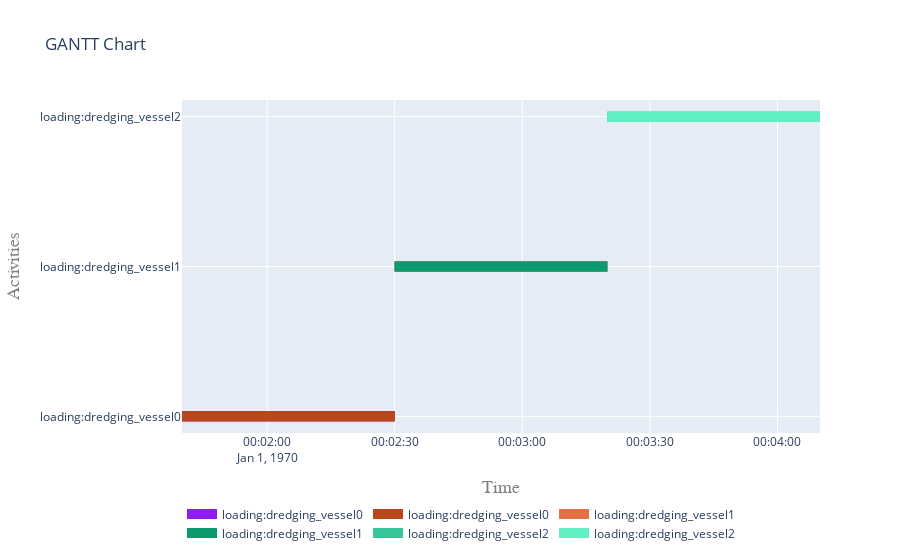

This figure's notebook cell:
### Code cell
# plot only loading activities of dredging vessels

def expand(a, namespace):
    n = len(namespace)
    sa = []
    if a.name[0:n]==namespace:
        sa.append(a)
    if hasattr(a, "sub_processes"):
        for s in a.sub_processes:
            if s.name[0:n]==namespace:
                sa.append(s)
            sa+=expand(s,namespace)
    return sa
all_activities = []
for a in [*activities_dredging_vessel]:
    all_activities+=expand(activities_dredging_vessel[a],'load')
all_activities
fig = plot.get_gantt_chart(all_activities)

### Figure 1 — Plotly figure (JSON) as saved in the notebook; plotly's stock layout.template omitted (floating-point values rounded to 4 significant figures)
{"data": [{"connectgaps": false, "hoverinfo": "y+name", "line": {"color": "rgb(144,28,242)", "width": 10}, "mode": "lines", "name": "loading:dredging_vessel0", "type": "scatter", "x": ["1970-01-01T00:01:40", "1970-01-01T00:01:40", "1970-01-01T00:02:30", "1970-01-01T00:02:30", "1970-01-01T00:02:30", "1970-01-01T00:01:40", "1970-01-01T00:01:40", "1970-01-01T00:02:30", "1970-01-01T00:02:30", "1970-01-01T00:02:30"], "y": ["loading:dredging_vessel0", "loading:dredging_vessel0", "loading:dredging_vessel0", "loading:dredging_vessel0", null, "loading:dredging_vessel0", "loading:dredging_vessel0", "loading:dredging_vessel0", "loading:dredging_vessel0", null]}, {"connectgaps": false, "hoverinfo": "y+name", "line": {"color": "rgb(186,70,28)", "width": 10}, "mode": "lines", "name": "loading:dredging_vessel0", "type": "scatter", "x": ["1970-01-01T00:01:40", "1970-01-01T00:01:40", "1970-01-01T00:02:30", "1970-01-01T00:02:30", "1970-01-01T00:02:30", "1970-01-01T00:01:40", "1970-01-01T00:01:40", "1970-01-01T00:02:30", "1970-01-01T00:02:30", "1970-01-01T00:02:30"], "y": ["loading:dredging_vessel0", "loading:dredging_vessel0", "loading:dredging_vessel0", "loading:dredging_vessel0", null, "loading:dredging_vessel0", "loading:dredging_vessel0", "loading:dredging_vessel0", "loading:dredging_vessel0", null]}, {"connectgaps": false, "hoverinfo": "y+name", "line": {"color": "rgb(228,112,70)", "width": 10}, "mode": "lines", "name": "loading:dredging_vessel1", "type": "scatter", "x": ["1970-01-01T00:02:30", "1970-01-01T00:02:30", "1970-01-01T00:03:20", "1970-01-01T00:03:20", "1970-01-01T00:03:20", "1970-01-01T00:02:30", "1970-01-01T00:02:30", "1970-01-01T00:03:20", "1970-01-01T00:03:20", "1970-01-01T00:03:20"], "y": ["loading:dredging_vessel1", "loading:dredging_vessel1", "loading:dredging_vessel1", "loading:dredging_vessel1", null, "loading:dredging_vessel1", "loading:dredging_vessel1", "loading:dredging_vessel1", "loading:dredging_vessel1", null]}, {"connectgaps": false, "hoverinfo": "y+name", "line": {"color": "rgb(14,154,112)", "width": 10}, "mode": "lines", "name": "loading:dredging_vessel1", "type": "scatter", "x": ["1970-01-01T00:02:30", "1970-01-01T00:02:30", "1970-01-01T00:03:20", "1970-01-01T00:03:20", "1970-01-01T00:03:20", "1970-01-01T00:02:30", "1970-01-01T00:02:30", "1970-01-01T00:03:20", "1970-01-01T00:03:20", "1970-01-01T00:03:20"], "y": ["loading:dredging_vessel1", "loading:dredging_vessel1", "loading:dredging_vessel1", "loading:dredging_vessel1", null, "loading:dredging_vessel1", "loading:dredging_vessel1", "loading:dredging_vessel1", "loading:dredging_vessel1", null]}, {"connectgaps": false, "hoverinfo": "y+name", "line": {"color": "rgb(56,196,154)", "width": 10}, "mode": "lines", "name": "loading:dredging_vessel2", "type": "scatter", "x": ["1970-01-01T00:03:20", "1970-01-01T00:03:20", "1970-01-01T00:04:10", "1970-01-01T00:04:10", "1970-01-01T00:04:10", "1970-01-01T00:03:20", "1970-01-01T00:03:20", "1970-01-01T00:04:10", "1970-01-01T00:04:10", "1970-01-01T00:04:10"], "y": ["loading:dredging_vessel2", "loading:dredging_vessel2", "loading:dredging_vessel2", "loading:dredging_vessel2", null, "loading:dredging_vessel2", "loading:dredging_vessel2", "loading:dredging_vessel2", "loading:dredging_vessel2", null]}, {"connectgaps": false, "hoverinfo": "y+name", "line": {"color": "rgb(98,238,196)", "width": 10}, "mode": "lines", "name": "loading:dredging_vessel2", "type": "scatter", "x": ["1970-01-01T00:03:20", "1970-01-01T00:03:20", "1970-01-01T00:04:10", "1970-01-01T00:04:10", "1970-01-01T00:04:10", "1970-01-01T00:03:20", "1970-01-01T00:03:20", "1970-01-01T00:04:10", "1970-01-01T00:04:10", "1970-01-01T00:04:10"], "y": ["loading:dredging_vessel2", "loading:dredging_vessel2", "loading:dredging_vessel2", "loading:dredging_vessel2", null, "loading:dredging_vessel2", "loading:dredging_vessel2", "loading:dredging_vessel2", "loading:dredging_vessel2", null]}], "layout": {"hovermode": "closest", "legend": {"orientation": "h", "x": 0, "y": -0.2}, "title": {"text": "GANTT Chart"}, "xaxis": {"range": ["1970-01-01T00:01:40", "1970-01-01T00:04:10"], "title": {"font": {"color": "#7f7f7f", "family": "Courier New, monospace", "size": 18}, "text": "Time"}}, "yaxis": {"title": {"font": {"color": "#7f7f7f", "family": "Courier New, monospace", "size": 18}, "text": "Activities"}}}}
